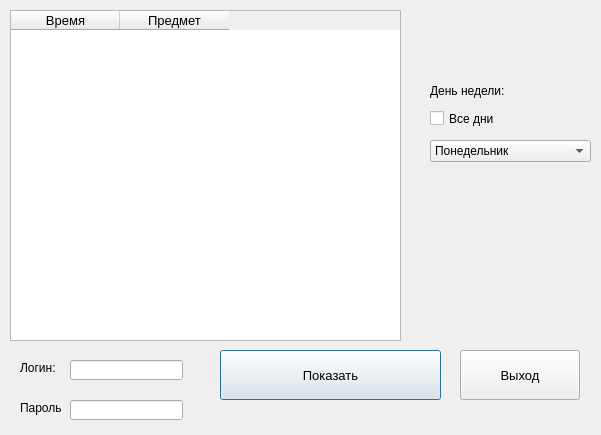
<?xml version="1.0" encoding="UTF-8"?>
<ui version="4.0">
 <class>Dialog</class>
 <widget class="QDialog" name="Dialog">
  <property name="geometry">
   <rect>
    <x>0</x>
    <y>0</y>
    <width>601</width>
    <height>435</height>
   </rect>
  </property>
  <property name="minimumSize">
   <size>
    <width>0</width>
    <height>0</height>
   </size>
  </property>
  <property name="maximumSize">
   <size>
    <width>666</width>
    <height>435</height>
   </size>
  </property>
  <property name="windowTitle">
   <string>Dialog</string>
  </property>
  <widget class="QTableWidget" name="tableWidget">
   <property name="geometry">
    <rect>
     <x>10</x>
     <y>10</y>
     <width>391</width>
     <height>331</height>
    </rect>
   </property>
   <property name="minimumSize">
    <size>
     <width>2</width>
     <height>0</height>
    </size>
   </property>
   <property name="maximumSize">
    <size>
     <width>16777212</width>
     <height>16777215</height>
    </size>
   </property>
   <property name="font">
    <font>
     <pointsize>10</pointsize>
    </font>
   </property>
   <property name="rowCount">
    <number>0</number>
   </property>
   <attribute name="horizontalHeaderDefaultSectionSize">
    <number>109</number>
   </attribute>
   <attribute name="verticalHeaderVisible">
    <bool>false</bool>
   </attribute>
   <column>
    <property name="text">
     <string>Время</string>
    </property>
   </column>
   <column>
    <property name="text">
     <string>Предмет</string>
    </property>
   </column>
  </widget>
  <widget class="QPushButton" name="btn_solve">
   <property name="geometry">
    <rect>
     <x>220</x>
     <y>350</y>
     <width>221</width>
     <height>50</height>
    </rect>
   </property>
   <property name="font">
    <font>
     <family>Segoe UI</family>
     <pointsize>10</pointsize>
    </font>
   </property>
   <property name="text">
    <string>Показать</string>
   </property>
  </widget>
  <widget class="QPushButton" name="btn_exit">
   <property name="geometry">
    <rect>
     <x>460</x>
     <y>350</y>
     <width>120</width>
     <height>50</height>
    </rect>
   </property>
   <property name="font">
    <font>
     <family>Segoe UI</family>
     <pointsize>10</pointsize>
    </font>
   </property>
   <property name="text">
    <string>Выход</string>
   </property>
  </widget>
  <widget class="QLabel" name="label_error">
   <property name="geometry">
    <rect>
     <x>270</x>
     <y>400</y>
     <width>261</width>
     <height>31</height>
    </rect>
   </property>
   <property name="font">
    <font>
     <family>Segoe UI</family>
     <pointsize>13</pointsize>
    </font>
   </property>
   <property name="styleSheet">
    <string notr="true">color: rgb(170, 0, 0);</string>
   </property>
   <property name="text">
    <string/>
   </property>
  </widget>
  <widget class="QLineEdit" name="lineEdit">
   <property name="geometry">
    <rect>
     <x>70</x>
     <y>360</y>
     <width>113</width>
     <height>20</height>
    </rect>
   </property>
  </widget>
  <widget class="QLineEdit" name="lineEdit_2">
   <property name="geometry">
    <rect>
     <x>70</x>
     <y>400</y>
     <width>113</width>
     <height>20</height>
    </rect>
   </property>
  </widget>
  <widget class="QLabel" name="label">
   <property name="geometry">
    <rect>
     <x>20</x>
     <y>360</y>
     <width>41</width>
     <height>16</height>
    </rect>
   </property>
   <property name="text">
    <string>Логин:</string>
   </property>
  </widget>
  <widget class="QLabel" name="label_2">
   <property name="geometry">
    <rect>
     <x>20</x>
     <y>400</y>
     <width>41</width>
     <height>16</height>
    </rect>
   </property>
   <property name="text">
    <string>Пароль:</string>
   </property>
  </widget>
  <widget class="QComboBox" name="comboBox">
   <property name="geometry">
    <rect>
     <x>430</x>
     <y>140</y>
     <width>161</width>
     <height>22</height>
    </rect>
   </property>
   <item>
    <property name="text">
     <string>Понедельник</string>
    </property>
   </item>
   <item>
    <property name="text">
     <string>Вторник</string>
    </property>
   </item>
   <item>
    <property name="text">
     <string>Среда</string>
    </property>
   </item>
   <item>
    <property name="text">
     <string>Четверг</string>
    </property>
   </item>
   <item>
    <property name="text">
     <string>Пятница</string>
    </property>
   </item>
  </widget>
  <widget class="QLabel" name="label_selected">
   <property name="geometry">
    <rect>
     <x>430</x>
     <y>80</y>
     <width>141</width>
     <height>21</height>
    </rect>
   </property>
   <property name="text">
    <string>День недели: </string>
   </property>
  </widget>
  <widget class="QCheckBox" name="checkBox">
   <property name="geometry">
    <rect>
     <x>430</x>
     <y>110</y>
     <width>70</width>
     <height>17</height>
    </rect>
   </property>
   <property name="text">
    <string>Все дни</string>
   </property>
  </widget>
 </widget>
 <resources/>
 <connections/>
</ui>
